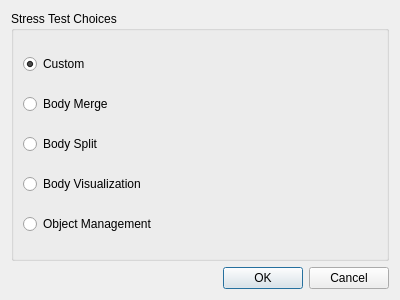
<?xml version="1.0" encoding="UTF-8"?>
<ui version="4.0">
 <class>ZStressTestOptionDialog</class>
 <widget class="QDialog" name="ZStressTestOptionDialog">
  <property name="geometry">
   <rect>
    <x>0</x>
    <y>0</y>
    <width>400</width>
    <height>300</height>
   </rect>
  </property>
  <property name="windowTitle">
   <string>Dialog</string>
  </property>
  <layout class="QVBoxLayout" name="verticalLayout_2">
   <item>
    <widget class="QGroupBox" name="groupBox">
     <property name="title">
      <string>Stress Test Choices</string>
     </property>
     <layout class="QVBoxLayout" name="verticalLayout">
      <item>
       <widget class="QRadioButton" name="customRadioButton">
        <property name="text">
         <string>Custom</string>
        </property>
        <property name="checked">
         <bool>true</bool>
        </property>
       </widget>
      </item>
      <item>
       <widget class="QRadioButton" name="bodyMergeRadioButton">
        <property name="text">
         <string>Body Merge</string>
        </property>
       </widget>
      </item>
      <item>
       <widget class="QRadioButton" name="bodySplitRadioButton">
        <property name="text">
         <string>Body Split</string>
        </property>
       </widget>
      </item>
      <item>
       <widget class="QRadioButton" name="bodyVisRadioButton">
        <property name="text">
         <string>Body Visualization</string>
        </property>
       </widget>
      </item>
      <item>
       <widget class="QRadioButton" name="objectManagementRadioButton">
        <property name="text">
         <string>Object Management</string>
        </property>
       </widget>
      </item>
     </layout>
    </widget>
   </item>
   <item>
    <widget class="QDialogButtonBox" name="buttonBox">
     <property name="orientation">
      <enum>Qt::Horizontal</enum>
     </property>
     <property name="standardButtons">
      <set>QDialogButtonBox::Cancel|QDialogButtonBox::Ok</set>
     </property>
    </widget>
   </item>
  </layout>
 </widget>
 <resources/>
 <connections>
  <connection>
   <sender>buttonBox</sender>
   <signal>accepted()</signal>
   <receiver>ZStressTestOptionDialog</receiver>
   <slot>accept()</slot>
   <hints>
    <hint type="sourcelabel">
     <x>248</x>
     <y>254</y>
    </hint>
    <hint type="destinationlabel">
     <x>157</x>
     <y>274</y>
    </hint>
   </hints>
  </connection>
  <connection>
   <sender>buttonBox</sender>
   <signal>rejected()</signal>
   <receiver>ZStressTestOptionDialog</receiver>
   <slot>reject()</slot>
   <hints>
    <hint type="sourcelabel">
     <x>316</x>
     <y>260</y>
    </hint>
    <hint type="destinationlabel">
     <x>286</x>
     <y>274</y>
    </hint>
   </hints>
  </connection>
 </connections>
</ui>
